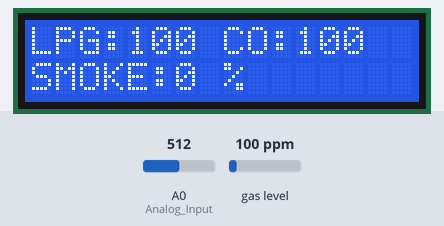
Recording of a sketch running on a simulated Arduino Uno, built with avr-gcc and run on an emulated ATmega328P. Shown: 16×2 character LCD. The inputs (shaded band) are chosen by the test bench; at power-on: gas level 100 ppm, A0 (Analog_Input) = 512. What the sketch prints to the serial monitor is not drawn.

Above: at 1.7 s.
1.8 s: gas level set to 20 ppm
At 2.9 s:
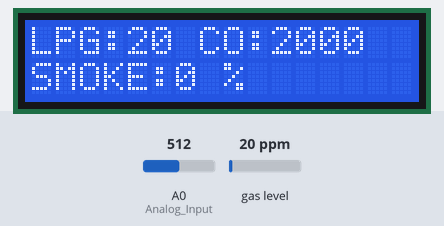
3.6 s: gas level set to 250 ppm
At 4.3 s:
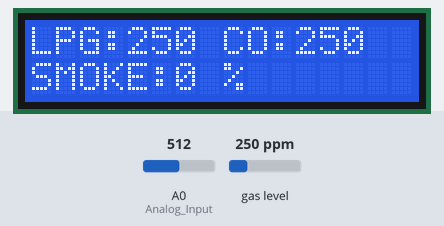
5.2 s: gas level set to 500 ppm
At 5.8 s:
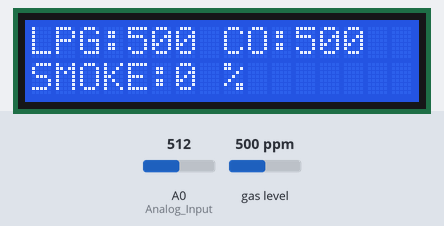
Timing chart, 0 to 8.2 s (numbered marks = the images above; inputs shaded):
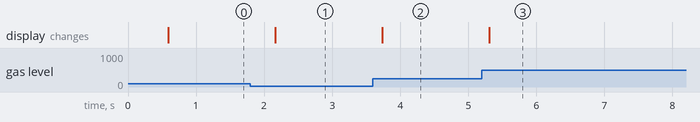

Measured:
- after the input at 1.8 s, the display: changes after 0.36 s (image 1)
- after the input at 3.6 s, the display: changes after 0.13 s (image 2)
- after the input at 5.2 s, the display: changes after 0.11 s (image 3)

The sketch:

smoke.ino
```cpp
/*#include <MQ2.h>
#include <Wire.h>
#define Threshold 400
#define MQ2pin 0

int Analog_Input = A0;
float sensorValue;  //variable to store sensor value
int lpg, co, smoke;

MQ2 mq2(MQ2pin);

void setup() {
	Serial.begin(9600); // sets the serial port to 9600
	Serial.println("MQ2 warming up!");
	delay(20000); // allow the MQ2 to warm up
  mq2.begin();
}

void loop() {
  sensorValue = analogRead(MQ2pin); // read analog input pin 0

  Serial.print("Sensor Value: ");
  Serial.print(sensorValue);
  float* values= mq2.read(true);
  lpg = mq2.readLPG();
  //co = values[1];
  co = mq2.readCO();
  //smoke = values[2];
  smoke = mq2.readSmoke();

  /*Serial.print("LPG: ");
  Serial.print(lpg);

  Serial.print("Carbon monoxide: ");
  Serial.print(co);

  Serial.print("Smoke");
  Serial.print(smoke);

  if(sensorValue > Threshold)
  {
    Serial.print(" | Smoke detected!");
  }

  Serial.println("");
  delay(2000); // wait 2s for next reading
}*/

#include <MQ2.h>
#include <Wire.h>
#include <LiquidCrystal_I2C.h>
//I2C pins declaration
const int rs = 12, en = 11, d4 = 5, d5 = 4, d6 = 3, d7 = 2;
//LiquidCrystal_I2C lcd(rs, en, d4, d5, d6, d7);
LiquidCrystal_I2C lcd(0x3F, 16, 2);
//LiquidCrystal_I2C lcd(0x27, 2, 1, 0, 4, 5, 6, 7, 3, POSITIVE);

int Analog_Input = A0;
int lpg, co, smoke;

float sensorValue;

MQ2 mq2(Analog_Input);

void setup(){
  Serial.begin(9600);
  lcd.init();
  //lcd.begin();//Defining 16 columns and 2 rows of lcd display
  lcd.backlight();
  mq2.begin();
  //lcd.print("Hello");
}
void loop(){
  float* values= mq2.read(true); //set it false if you don't want to print the values in the Serial
  //lpg = values[0];
  lpg = mq2.readLPG();
  //co = values[1];
  co = mq2.readCO();
  //smoke = values[2];
  smoke = mq2.readSmoke();

  sensorValue = analogRead(Analog_Input); // read analog input pin 0

  Serial.print("Sensor Value: ");
  Serial.print(sensorValue);
  lcd.setCursor(0,0);
  lcd.print("LPG:");
  lcd.print(lpg);
  lcd.print(" CO:");
  lcd.print(co);
  lcd.setCursor(0,1);
  lcd.print("SMOKE:");
  lcd.print((smoke*100)/1000000);
  lcd.print(" %");
  delay(500);
}
```
